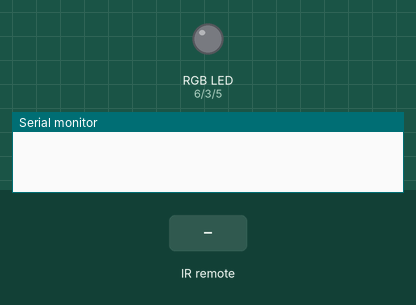
A sketch run on a simulated Arduino Uno, built with avr-gcc and run on an emulated ATmega328P. Shown: an RGB LED mixed from three pins (HIGH = lit), the last lines printed to the serial monitor. The test bench sets the inputs (shaded band).

Above: at 1.2 s.
1.3 s: infrared code 0xFD10EF received
At 2.0 s:
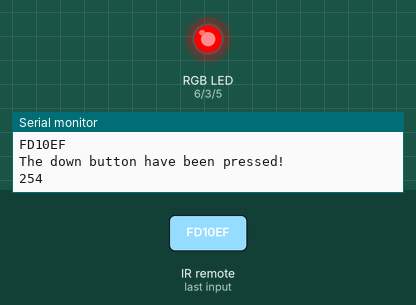
4.3 s: infrared code 0xFD00FF received
At 5.5 s:
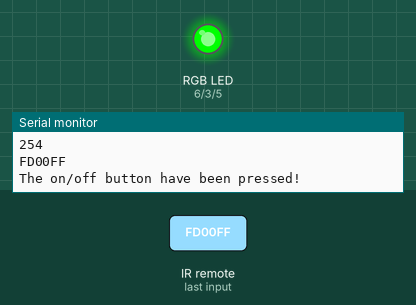
5.8 s: infrared code 0xFD08F7 received
At 6.6 s:
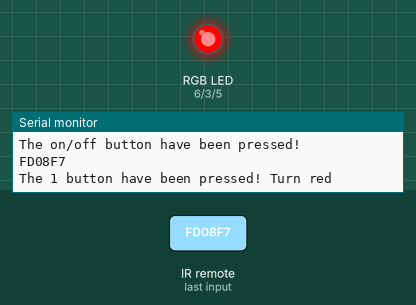
7.3 s: infrared code 0xFD50AF received
At 10.5 s:
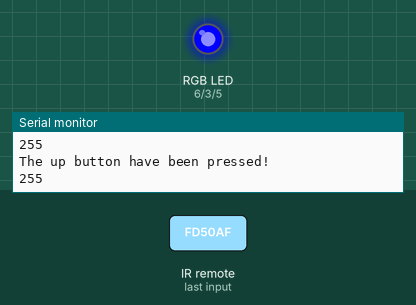
Timing chart, 0 to 10.8 s (numbered marks = the images above; inputs shaded):
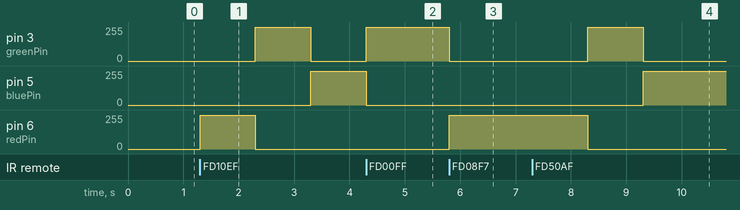

Measured:
- after the input at 1.3 s, pin 3 (greenPin): 0/255 → 254/255 after 1.0 s, → 0/255 1.0 s later; pin 5 (bluePin): 0/255 → 254/255 after 2.0 s; pin 6 (redPin): 0/255 → 254/255 at once, → 0/255 1.0 s later
- after the input at 4.3 s, pin 3 (greenPin): 0/255 → 255/255 at once; pin 5 (bluePin): 254/255 → 0/255 at once
- after the input at 5.8 s, pin 3 (greenPin): 255/255 → 0/255 at once; pin 6 (redPin): 0/255 → 255/255 at once
- after the input at 7.3 s, pin 3 (greenPin): 0/255 → 255/255 after 1.0 s, → 0/255 1.0 s later; pin 5 (bluePin): 0/255 → 255/255 after 2.0 s; pin 6 (redPin): 255/255 → 0/255 after 1.0 s

The sketch:

RGBbutton.ino
```cpp
// (licence header left out)
#include <IRremote.h>

const int RECV_PIN = 10;

IRrecv irrecv(RECV_PIN);

decode_results results;

int redPin = 6, greenPin = 3, bluePin = 5;

int red=255,blue=255,green=255;

void setup()
{
  Serial.begin(9600);
  irrecv.enableIRIn(); // Start the receiver
  irrecv.blink13(true);
  pinMode(redPin, OUTPUT);
  pinMode(greenPin, OUTPUT);
  pinMode(bluePin,OUTPUT);
}

void redColor(int n)
{
  analogWrite(redPin,n);
}

void greenColor(int n)
{
  analogWrite(greenPin,n);
}

void blueColor(int n)
{
  analogWrite(bluePin,n);
}

void loop() {
  if (irrecv.decode(&results)) {
   	// print the hexa value of the pressed button
    Serial.println(results.value, HEX);
    // compare the hexa of a pressed button
    if (results.value == 0xFD00FF)  {
      Serial.println("The on/off button have been pressed!");
      redColor(0);
      greenColor(255);
      blueColor(0);
      delay(1000);
    }
    if(results.value == 0xFD08F7){
      Serial.println("The 1 button have been pressed! Turn red");
      redColor(255);
      greenColor(0);
      blueColor(0);
      delay(1000);
    }
    if(results.value == 0xFD50AF){
      Serial.println("The up button have been pressed!");
      if(red<255){
        red++;
        Serial.println(red);
      	redColor(red);
      	greenColor(0);
      	blueColor(0);
      	delay(1000);
      }
    }
    if(results.value == 0xFD10EF){
      Serial.println("The down button have been pressed!");
      if(red>0){
        red--;
        Serial.println(red);
      	redColor(red);
      	greenColor(0);
      	blueColor(0);
      	delay(1000);
      }
    }

    if(results.value == 0xFD8877){
      Serial.println("The 2 button have been pressed! Turn green");
      redColor(0);
      greenColor(255);
      blueColor(0);
      delay(1000);
    }
        if(results.value == 0xFD50AF){
      Serial.println("The up button have been pressed!");
      if(green<255){
        green++;
        Serial.println(green);
      	redColor(0);
      	greenColor(green);
      	blueColor(0);
      	delay(1000);
      }
    }
    if(results.value == 0xFD10EF){
      Serial.println("The down button have been pressed!");
      if(green>0){
        green--;
        Serial.println(green);
      	redColor(0);
      	greenColor(green);
      	blueColor(0);
      	delay(1000);
      }
    }

    if(results.value == 0xFD48B7){
      Serial.println("The 3 button have been pressed! Turn blue");
      redColor(0);
      greenColor(0);
      blueColor(255);
      delay(1000);
    }

     if(results.value == 0xFD50AF){
      Serial.println("The up button have been pressed!");
      if(blue<255){
        blue++;
        Serial.println(blue);
      	redColor(0);
      	greenColor(0);
      	blueColor(blue);
      	delay(1000);
      }
    }
    if(results.value == 0xFD10EF){
      Serial.println("The down button have been pressed!");
      if(blue>0){
        blue--;
        Serial.println(blue);
      	redColor(0);
      	greenColor(0);
      	blueColor(blue);
      	delay(1000);
      }
    }

    irrecv.resume(); // Receive the next value
  }
}
```
